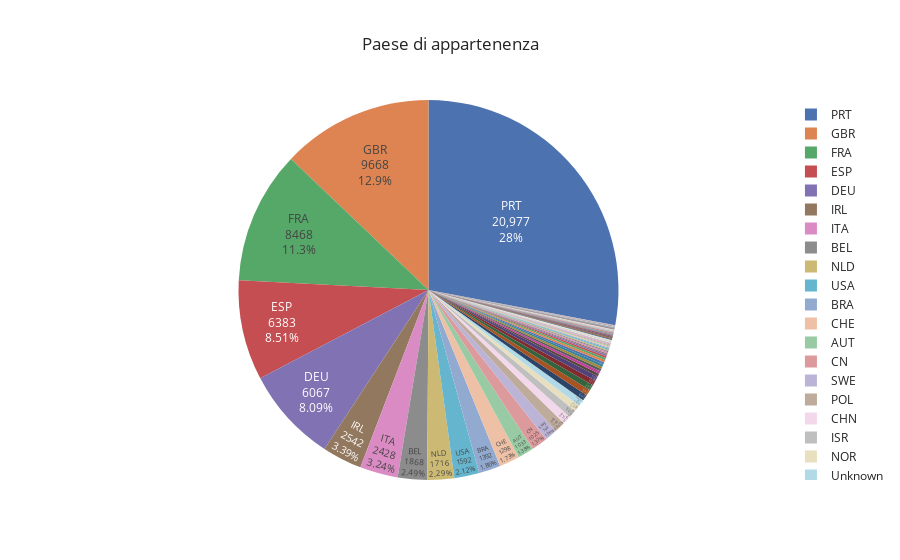

The code cell stored with this chart in its notebook:
### Markdown cell above
### Da dove arrivano gli ospiti?

### Code cell
# Prendiamo il numero di prenotazioni diviso per provenienza
prenotazioni_X_paese = pd.DataFrame(set_intero_pulito.loc[set_intero_pulito["is_canceled"] == 0]["country"].value_counts())

prenotazioni_X_paese.rename(columns={"country": "Numero di Ospiti"}, inplace=True)
ospiti_totali = prenotazioni_X_paese["Numero di Ospiti"].sum()
prenotazioni_X_paese["% Ospiti"] = round(prenotazioni_X_paese["Numero di Ospiti"] / ospiti_totali * 100, 2)
prenotazioni_X_paese["country"] = prenotazioni_X_paese.index


# Grafico a Torta
torta = px.pie(prenotazioni_X_paese,
             values="Numero di Ospiti",
             names="country",
             title="Paese di appartenenza",
             template="seaborn")
torta.update_traces(textposition="inside", textinfo="value+percent+label")
torta.show()

### Figure 1 — Plotly figure (JSON) as saved in the notebook; plotly's stock layout.template omitted (floating-point values rounded to 4 significant figures; data arrays with more than 128 entries replaced by an {"elided": "..."} marker saying what was removed)
{"data": [{"domain": {"x": [0, 1], "y": [0, 1]}, "hovertemplate": "country=%{label}<br>Numero di Ospiti=%{value}<extra></extra>", "labels": {"elided": "166 str values"}, "legendgroup": "", "name": "", "showlegend": true, "textinfo": "value+percent+label", "textposition": "inside", "type": "pie", "values": {"elided": "166 int values"}}], "layout": {"legend": {"tracegroupgap": 0}, "title": {"text": "Paese di appartenenza"}}}
